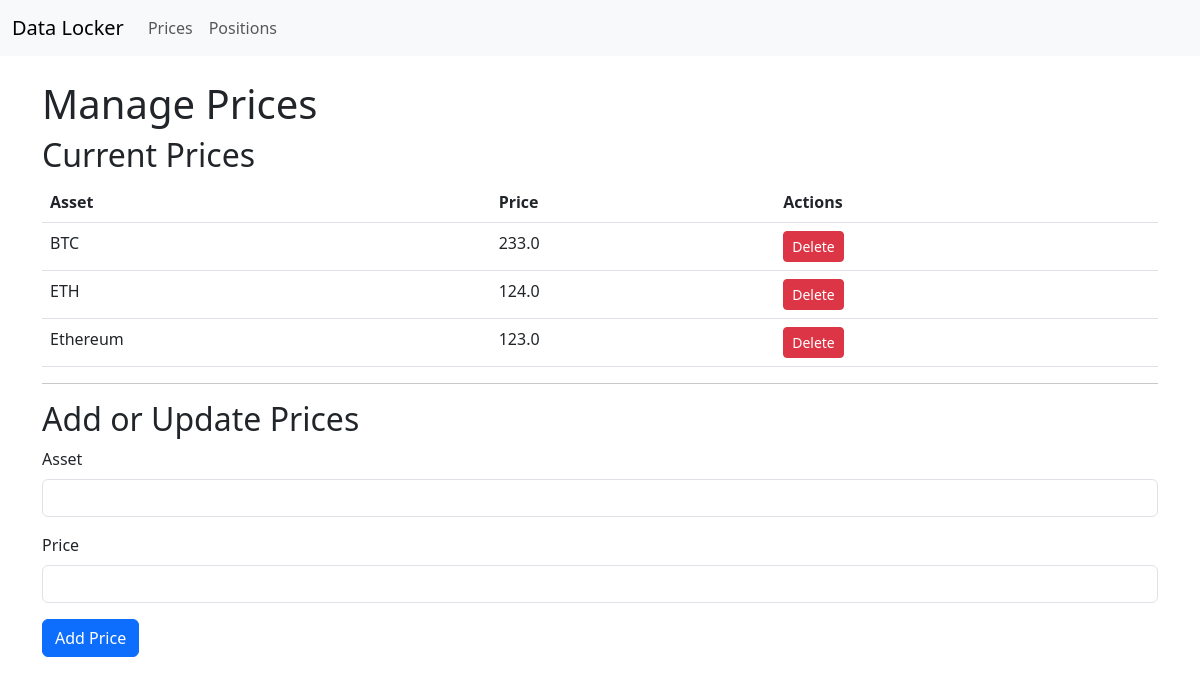
Screenshot of /prices with the database file from the repository.
### tables this page shows
CREATE TABLE prices (
                asset_type TEXT PRIMARY KEY,
                current_price REAL,
                previous_price REAL,
                avg_daily_swing REAL,
                avg_1_hour REAL,
                avg_3_hour REAL,
                avg_6_hour REAL,
                avg_24_hour REAL,
                last_update_time DATETIME,
                previous_update_time DATETIME,
                source TEXT
            );

### web_app.py (the view)
@app.route("/prices", methods=["GET", "POST"])
def prices():
    if request.method == "POST":
        data = request.form
        asset = data.get("asset")
        price = data.get("price")
        data_locker.create_price(asset, price, "Manual", None)
    prices = data_locker.read_prices()
    return render_template("prices.html", prices=prices)

### templates/prices.html
{% extends "base.html" %}
{% block content %}
<h1>Manage Prices</h1>
<h2>Current Prices</h2>
<table class="table">
    <thead>
        <tr>
            <th>Asset</th>
            <th>Price</th>
            <th>Actions</th>
        </tr>
    </thead>
    <tbody>
        {% for price in prices %}
        <tr>
            <td>{{ price['asset_type'] }}</td>
            <td>{{ price['current_price'] }}</td>
            <td>
                <a href="/delete-price/{{ price['asset_type'] }}" class="btn btn-danger btn-sm">Delete</a>
            </td>
        </tr>
        {% endfor %}
    </tbody>
</table>
<hr>
<h2>Add or Update Prices</h2>
<form method="POST" action="/add-price">
    <div class="mb-3">
        <label for="asset" class="form-label">Asset</label>
        <input type="text" class="form-control" id="asset" name="asset" required>
    </div>
    <div class="mb-3">
        <label for="price" class="form-label">Price</label>
        <input type="number" step="0.01" class="form-control" id="price" name="price" required>
    </div>
    <button type="submit" class="btn btn-primary">Add Price</button>
</form>
{% endblock %}

### rows the page displays
prices: asset_type "BTC", current_price "233.0"
prices: asset_type "ETH", current_price "124.0"
prices: asset_type "Ethereum", current_price "123.0"
